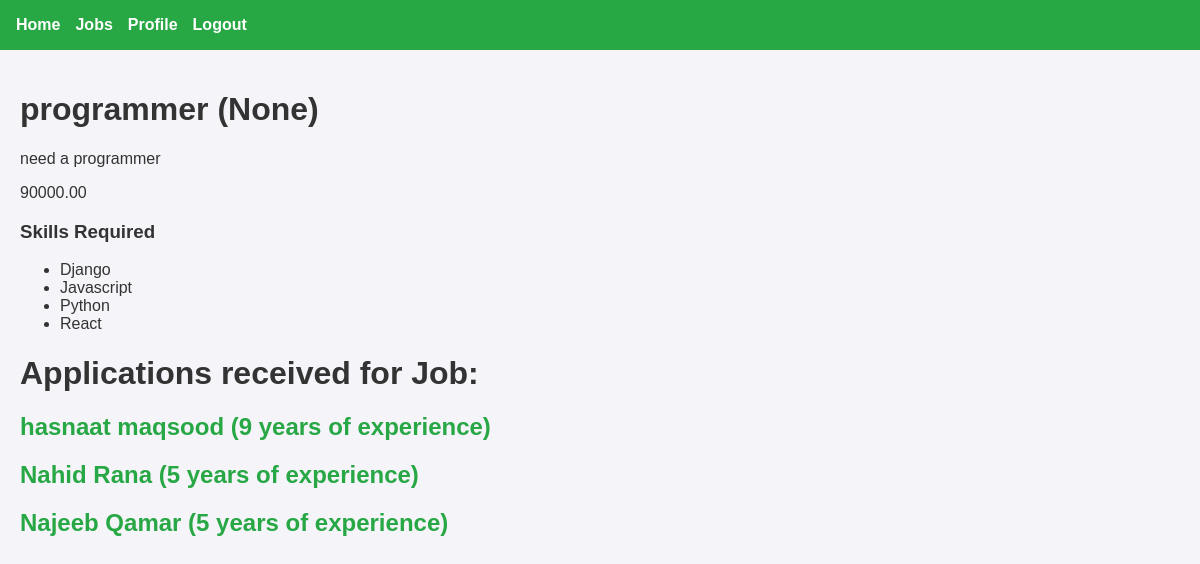
/applications_for_job/6 (signed in), run on an earlier commit of the app's database.
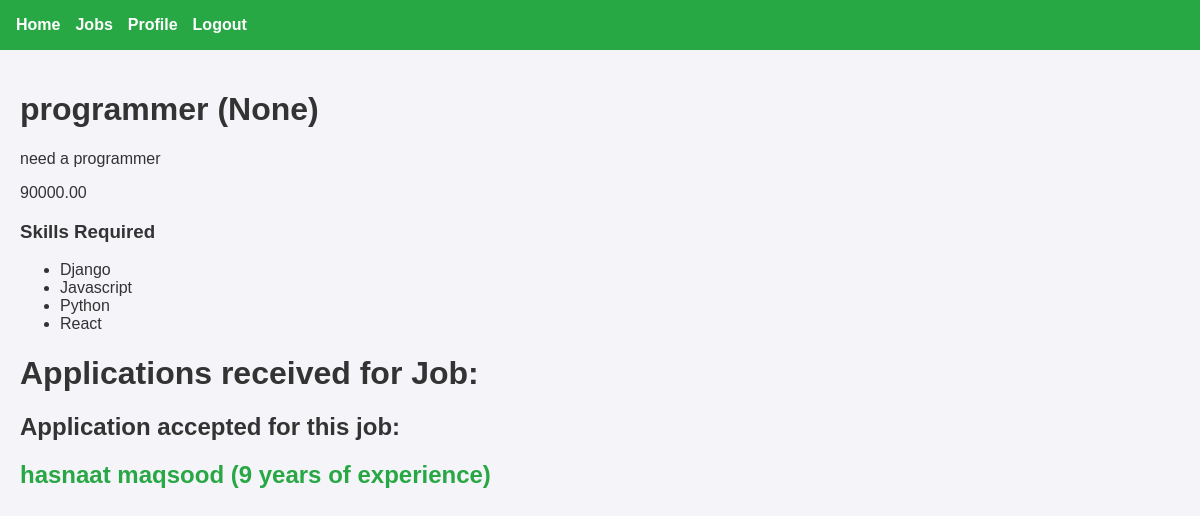
And on a later commit of the database.
### recruiter/models.py (models this page shows, shortened)
class TimeStampedModel(models.Model):
    created_at = models.DateTimeField(auto_now_add=True, db_index=True)
    updated_at = models.DateTimeField(auto_now=True)
    class Meta:
        abstract = True

class Skill(TimeStampedModel):
    CATEGORY_CHOICES = [
        ('programming', 'Programming'),
        ('design', 'Design'),
        ('business', 'Business'),
        ('marketing', 'Marketing'),
        ('data', 'Data Science'),
        ('devops', 'DevOps'),
        ('soft', 'Soft Skills'),
        ('other', 'Other'),
    ]
    name = models.CharField(
        max_length=100,
        unique=True,
        help_text="Skill name (e.g., Python, React, Project Management)"
    )
    category = models.CharField(
        max_length=50,
        choices=CATEGORY_CHOICES,
        default='other',
        help_text="Skill category for grouping"
    )
    description = models.TextField(
        blank=True,
        help_text="Brief description of the skill"
    )
    is_popular = models.BooleanField(
        default=False,
        help_text="Mark popular skills for quick selection"
    )
    class Meta:
        ordering = ['name']
        indexes = [
            models.Index(fields=['category']),
            models.Index(fields=['is_popular']),
        ]

class Application(TimeStampedModel):
    STATUS_CHOICES = [
        ('applied', 'Applied'),
        ('reviewing', 'Under Review'),
        ('rejected', 'Rejected'),
        ('withdrawn', 'Withdrawn'),
        ('accepted', 'Accepted'),
    ]
    applicant = models.ForeignKey(
        ApplicantProfile,
        on_delete=models.CASCADE,
        related_name="applications"
    )
    job = models.ForeignKey(
        Post,
        on_delete=models.CASCADE,
        related_name="applications",
        limit_choices_to={'post_type': 'job', 'status': 'published'}
    )
    status = models.CharField(
        max_length=20,
        choices=STATUS_CHOICES,
        default='applied',
        db_index=True
    )
    cover_letter = models.TextField(
        blank=True,
        help_text="Cover letter for the job application"
    )
    expected_salary = models.DecimalField(
        max_digits=10,
        decimal_places=2,
        null=True,
        blank=True,
        validators=[MinValueValidator(0)],
        help_text="Your expected salary for this position"
    )
    applied_at = models.DateTimeField(auto_now_add=True)
    status_changed_at = models.DateTimeField(auto_now=True)
    class Meta:
        ordering = ['-applied_at']
        constraints = [
            models.UniqueConstraint(
                fields=['applicant', 'job'],
                name='unique_application_per_applicant_job'
            )
        ]
        indexes = [
            models.Index(fields=['status', 'applied_at']),
            models.Index(fields=['job', 'status']),
        ]

class ApplicantProfile(TimeStampedModel):
    user = models.OneToOneField(
        CustomUser,
        on_delete=models.CASCADE,
        related_name='applicant_profile',
        limit_choices_to={'user_type': 'applicant'}
    )
    cv = models.FileField(
        upload_to='cvs/%Y/%m/%d/',
        validators=[FileExtensionValidator(allowed_extensions=['pdf', 'docx'])],
        help_text="Upload your CV (PDF or DOCX)"
    )
    summary = models.TextField(
        blank=True,
        help_text="Professional summary or bio"
    )
    experience_years = models.PositiveIntegerField(
        default=0,
        help_text="Years of professional experience"
    )
    skills = models.ManyToManyField(
        Skill,
        related_name="applicants",
        blank=True,
        help_text="Select your skills"
    )
    linkedin_url = models.URLField(blank=True)
    github_url = models.URLField(blank=True)
    portfolio_url = models.URLField(blank=True)
    expected_salary = models.DecimalField(
        max_digits=10,
        decimal_places=2,
        null=True,
        blank=True,
        validators=[MinValueValidator(0)],
        help_text="Expected annual salary"
    )
    location_preference = models.CharField(max_length=150, blank=True)
    class Meta:
        indexes = [
            models.Index(fields=['experience_years']),
        ]

class CustomUser(AbstractUser):
    USER_TYPE_CHOICES = [
        ('applicant', 'Applicant'),
        ('representative', 'Company Representative'),
        ('admin', 'Administrator'),
    ]
    email = models.EmailField(unique=True)
    user_type = models.CharField(
        max_length=20,
        choices=USER_TYPE_CHOICES,
        default='applicant'
    )
    profile_picture = models.ImageField(
        upload_to='profile_pictures/%Y/%m/%d/',
        null=True,
        blank=True
    )
    class Meta:
        ordering = ['username']
        indexes = [
            models.Index(fields=['email']),
            models.Index(fields=['user_type', 'is_active']),
        ]
    def get_full_name(self):
        if self.first_name and self.last_name:
            return f"{self.first_name} {self.last_name}"
        return self.username

### recruiter/views.py (the view)
# urls.py: path("applications_for_job/<int:job_id>", views.view_applications_for_job, name="applications_for_job"),
@login_required(login_url='login')
def view_applications_for_job(request, job_id):
    if not is_representative(request.user):
        messages.error(request, "You are not allowed to access this page!")
        return redirect("all_jobs_created")
    profile = getattr(request.user, 'representative_profile', None)
    if not profile:
        messages.error(request, "You have to create profile first!")
        return redirect("representative_profile")
    job = get_object_or_404(Post, post_type = 'job', pk = job_id, created_by = request.user)
    accepted_application = job.applications.filter(status='accepted').first()
    if accepted_application:
        applications = []  # Don't show other applications
    else:
        applications = job.applications.all()
    return render(request, "recruiter/applications_for_job.html", {'applications':applications,'accepted_application':accepted_application, 'job':job})

### recruiter/views.py (called while the page is built)
def is_representative(user):
    return user.user_type == 'representative'

### recruiter/templates/recruiter/applications_for_job.html (shortened to what this page needs)
{% extends "recruiter/base.html" %}
{% block content %}
    <h1>{{ job.title }}  ({{ job.published_at }})</h1>
    <p>{{ job.description }}</p>
    <p>{{ job.salary }}</p>
    <h3>Skills Required</h3>
    <ul>
        {% for skill in job.skills_required.all %}
            <li>{{ skill.name }}</li>
        {% empty %}
            <li>No skills listed for this position</li>
        {% endfor %}
    </ul>
<h1>Applications received for Job:</h1>
{% if accepted_application %}
    <h2>Application accepted for this job:</h2>
    <h2>
        <a href="{% url 'application_detail' accepted_application.pk %}">
            {{ accepted_application.applicant.user.get_full_name }}
            ({{ accepted_application.applicant.experience_years }} years of experience)
        </a>
    </h2>
{% else %}
    {% for application in applications %}
        <h2>
            <a href="{% url 'application_detail' application.pk %}">
                {{ application.applicant.user.get_full_name }}
                ({{ application.applicant.experience_years }} years of experience)
            </a>
        </h2>
    {% endfor %}
{% endif %}
{% endblock %}

What changed in the data, as far as the page shows it:
no longer on one of the page's lists (row edited): Application: applicant.user.get_full_name "hasnaat maqsood", applicant.experience_years "9"
no longer on this page (row edited): Application: applicant.user.get_full_name "Nahid Rana", applicant.experience_years "5"
no longer on this page (row edited): Application: applicant.user.get_full_name "Najeeb Qamar", applicant.experience_years "5"
changed Application "hasnaat maqsood": applicant.user.get_full_name (not shown) → "hasnaat maqsood"; applicant.experience_years (not shown) → "9"
Also different on the page:
text now shown: "Application accepted for this job: ( years of experience)"
